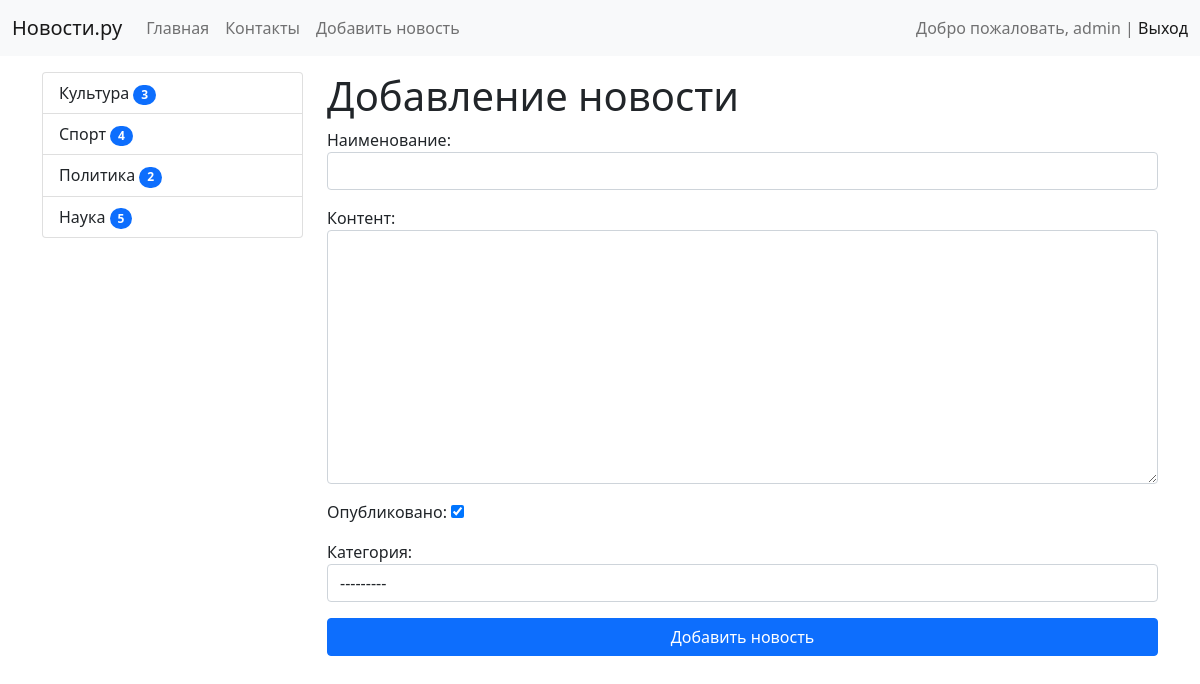
The app's page /news/add-news/ (signed in) with its own data.
### news/models.py (models this page shows)
class Category(models.Model):
    title = models.CharField(max_length=150, verbose_name='Категория')
    def get_absolute_url(self):
        return reverse('category', kwargs={"category_id": self.pk})
    def __str__(self):
        return self.title
    class Meta:
        verbose_name = 'Категория'
        verbose_name_plural = 'Категории'
        ordering = ['title']

### news/views.py (the view)
# urls.py: path('news/add-news/', CreateNews.as_view(), name='add_news'),
class CreateNews(LoginRequiredMixin, CreateView):
    form_class = NewsForm
    template_name = 'news/add_news.html'
    login_url = reverse_lazy('home')
    raise_exception = True

### news/forms.py (shortened to what this page needs)
class NewsForm(forms.ModelForm):
    class Meta:
        model = News
        fields = ['title', 'content', 'is_published', 'category']
        widgets = {
            'title': forms.TextInput(attrs={"class": "form-control"}),
            'content': forms.Textarea(attrs={"class": "form-control"}),
            'category': forms.Select(attrs={"class": "form-control"}),
        }

### news/templatetags/news_tags.py (called while the page is built)
@register.inclusion_tag('news/list_categories.html')
def show_categories(arg1='Hello', arg2='world'):
    categories = Category.objects.annotate(cnt=Count('news', filter=F('news__is_published'))).filter(cnt__gt=0)
    return {"categories": categories, "arg1": arg1, "arg2": arg2}

### news/templates/news/add_news.html (shortened to what this page needs)
{% extends 'base.html' %}
{% block sidebar %}
{% include 'inc/_sidebar.html' %}
{% endblock %}
{% block content %}
<h1>Добавление новости</h1>
<form action="{% url 'add_news' %}" method="post">
    {{form.as_p}}
    <div class="d-grid gap-2">
        <button type="submit" class="btn btn-primary">Добавить новость</button>
    </div>
</form>
{% endblock %}

### templates/inc/_nav.html (shortened to what this page needs)
<nav class="navbar navbar-expand-lg navbar-light bg-light">
  <div class="container-fluid">
    <a class="navbar-brand" href="{%url 'home'%}">Новости.ру</a>
    <div class="collapse navbar-collapse" id="navbarSupportedContent">
      <ul class="navbar-nav me-auto mb-2 mb-lg-0">
        <li class="nav-item">
          <a class="nav-link" href="{%url 'home'%}">Главная</a>
        </li>
        {% if request.user.is_authenticated %}
        <li class="nav-item">
          <a class="nav-link" href="{%url 'contact'%}">Контакты</a>
        </li>
        <li class="nav-item">
          <a class="nav-link" href="{%url 'add_news'%}">Добавить новость</a>
        </li>
        {% endif %}
      </ul>
      <span class="navbar-text">
      {% if request.user.is_authenticated %}
        Добро пожаловать, {{ user.username }} | <a href="{% url 'logout' %}">Выход</a>
      {% else %}
        <a href= "{% url 'register' %}">Регистрация</a> | <a href="{% url 'login' %}">Авторизация</a>
      {% endif %}
      </span>
    </div>
  </div>
</nav>

### news/templates/news/list_categories.html
{% load news_tags%}
<div class="list-group">
  {%for item in categories%}
  <a href="{{item.get_absolute_url}}" class="list-group-item list-group-item-action">{{item.title}} <span class="badge bg-primary rounded-pill">{{item.cnt}}</span></a>
  {%endfor%}
</div>

### mysite/static/css/style.css (style rules this page uses)
body { background-color: #FFFFFF; }
a { text-decoration: none; }

### records on screen
Category: title "Культура", cnt "3"
Category: title "Спорт", cnt "4"
Category: title "Политика", cnt "2"
Category: title "Наука", cnt "5"

### other values on screen
{{ user.username }} "admin"
